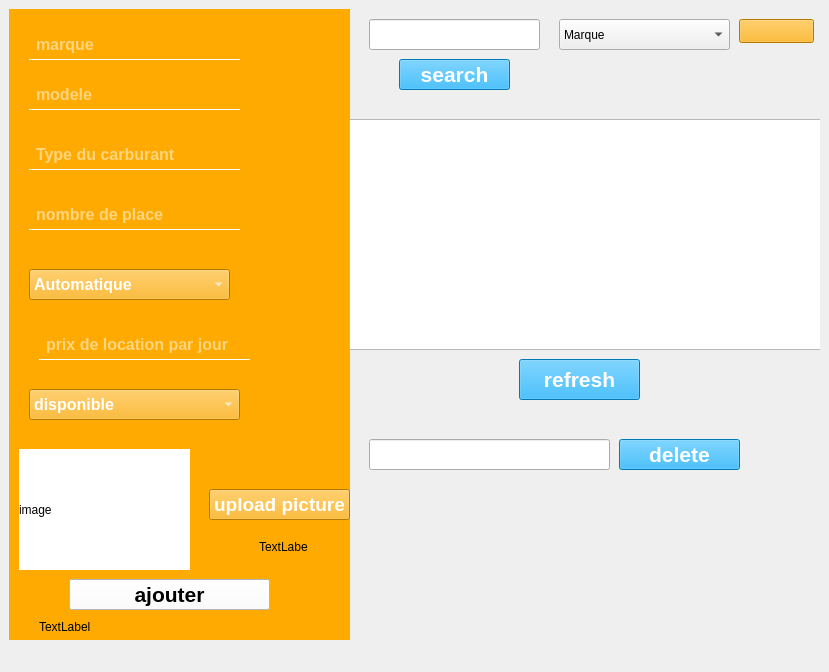
<?xml version="1.0" encoding="UTF-8"?>
<ui version="4.0">
 <class>MainWindow</class>
 <widget class="QMainWindow" name="MainWindow">
  <property name="geometry">
   <rect>
    <x>0</x>
    <y>0</y>
    <width>829</width>
    <height>672</height>
   </rect>
  </property>
  <property name="windowTitle">
   <string>MainWindow</string>
  </property>
  <widget class="QWidget" name="centralwidget">
   <property name="styleSheet">
    <string notr="true">QLineEdit{
	height:30px;
	padding-left:5px;
}

QPushButton{
	height:30px;
}</string>
   </property>
   <layout class="QHBoxLayout" name="horizontalLayout">
    <item>
     <widget class="QWidget" name="widget" native="true">
      <widget class="QWidget" name="picture" native="true">
       <property name="geometry">
        <rect>
         <x>0</x>
         <y>0</y>
         <width>341</width>
         <height>631</height>
        </rect>
       </property>
       <property name="styleSheet">
        <string notr="true">background-color: rgb(255, 170, 0);</string>
       </property>
       <widget class="QLineEdit" name="modelefield">
        <property name="geometry">
         <rect>
          <x>20</x>
          <y>70</y>
          <width>211</width>
          <height>31</height>
         </rect>
        </property>
        <property name="font">
         <font>
          <pointsize>12</pointsize>
          <weight>75</weight>
          <bold>true</bold>
         </font>
        </property>
        <property name="styleSheet">
         <string notr="true">background:transparent;
border-color: rgb(255, 255, 255);
border:none;
color:#ffffff;
border-bottom:1px solid #ffffff;
</string>
        </property>
        <property name="text">
         <string/>
        </property>
        <property name="placeholderText">
         <string>modele</string>
        </property>
       </widget>
       <widget class="QLineEdit" name="nbrfield">
        <property name="geometry">
         <rect>
          <x>20</x>
          <y>190</y>
          <width>211</width>
          <height>31</height>
         </rect>
        </property>
        <property name="font">
         <font>
          <pointsize>12</pointsize>
          <weight>75</weight>
          <bold>true</bold>
         </font>
        </property>
        <property name="styleSheet">
         <string notr="true">background:transparent;
border-color: rgb(255, 255, 255);
border:none;
color:#ffffff;
border-bottom:1px solid #ffffff;
</string>
        </property>
        <property name="text">
         <string/>
        </property>
        <property name="placeholderText">
         <string>nombre de place</string>
        </property>
       </widget>
       <widget class="QLineEdit" name="typefield">
        <property name="geometry">
         <rect>
          <x>20</x>
          <y>130</y>
          <width>211</width>
          <height>31</height>
         </rect>
        </property>
        <property name="font">
         <font>
          <pointsize>12</pointsize>
          <weight>75</weight>
          <bold>true</bold>
         </font>
        </property>
        <property name="styleSheet">
         <string notr="true">background:transparent;
border-color: rgb(255, 255, 255);
border:none;
color:#ffffff;
border-bottom:1px solid #ffffff;
</string>
        </property>
        <property name="text">
         <string/>
        </property>
        <property name="placeholderText">
         <string>Type du carburant</string>
        </property>
       </widget>
       <widget class="QLineEdit" name="prixfield">
        <property name="geometry">
         <rect>
          <x>30</x>
          <y>320</y>
          <width>211</width>
          <height>31</height>
         </rect>
        </property>
        <property name="font">
         <font>
          <pointsize>12</pointsize>
          <weight>75</weight>
          <bold>true</bold>
         </font>
        </property>
        <property name="styleSheet">
         <string notr="true">background:transparent;
border-color: rgb(255, 255, 255);
border:none;
color:#ffffff;
border-bottom:1px solid #ffffff;
</string>
        </property>
        <property name="text">
         <string/>
        </property>
        <property name="placeholderText">
         <string>prix de location par jour</string>
        </property>
       </widget>
       <widget class="QLabel" name="picture_2">
        <property name="geometry">
         <rect>
          <x>10</x>
          <y>440</y>
          <width>171</width>
          <height>121</height>
         </rect>
        </property>
        <property name="styleSheet">
         <string notr="true">color: rgb(255, 255, 255);
color: rgb(0, 0, 0);
background-color: rgb(255, 255, 255);</string>
        </property>
        <property name="text">
         <string>image</string>
        </property>
       </widget>
       <widget class="QPushButton" name="uploadpic">
        <property name="geometry">
         <rect>
          <x>200</x>
          <y>480</y>
          <width>141</width>
          <height>31</height>
         </rect>
        </property>
        <property name="font">
         <font>
          <pointsize>14</pointsize>
          <weight>75</weight>
          <bold>true</bold>
         </font>
        </property>
        <property name="styleSheet">
         <string notr="true">color: rgb(255, 255, 255);</string>
        </property>
        <property name="text">
         <string>upload picture</string>
        </property>
       </widget>
       <widget class="QPushButton" name="btnajouter">
        <property name="geometry">
         <rect>
          <x>60</x>
          <y>570</y>
          <width>201</width>
          <height>31</height>
         </rect>
        </property>
        <property name="font">
         <font>
          <pointsize>16</pointsize>
          <weight>75</weight>
          <bold>true</bold>
         </font>
        </property>
        <property name="styleSheet">
         <string notr="true">background-color: rgb(255, 255, 255);
background-color: rgb(255, 255, 255);
color: rgb(0, 0, 0);</string>
        </property>
        <property name="text">
         <string>ajouter</string>
        </property>
       </widget>
       <widget class="QLabel" name="label_3">
        <property name="geometry">
         <rect>
          <x>250</x>
          <y>530</y>
          <width>49</width>
          <height>16</height>
         </rect>
        </property>
        <property name="text">
         <string>TextLabel</string>
        </property>
       </widget>
       <widget class="QComboBox" name="transcmb">
        <property name="geometry">
         <rect>
          <x>20</x>
          <y>260</y>
          <width>201</width>
          <height>31</height>
         </rect>
        </property>
        <property name="font">
         <font>
          <pointsize>12</pointsize>
          <weight>75</weight>
          <bold>true</bold>
         </font>
        </property>
        <property name="styleSheet">
         <string notr="true">color: rgb(255, 255, 255);</string>
        </property>
        <property name="currentText">
         <string>Automatique</string>
        </property>
        <item>
         <property name="text">
          <string>Automatique</string>
         </property>
        </item>
        <item>
         <property name="text">
          <string>manuelle</string>
         </property>
        </item>
       </widget>
       <widget class="QComboBox" name="discmb">
        <property name="geometry">
         <rect>
          <x>20</x>
          <y>380</y>
          <width>211</width>
          <height>31</height>
         </rect>
        </property>
        <property name="font">
         <font>
          <pointsize>12</pointsize>
          <weight>75</weight>
          <bold>true</bold>
         </font>
        </property>
        <property name="styleSheet">
         <string notr="true">color: rgb(255, 255, 255);</string>
        </property>
        <item>
         <property name="text">
          <string>disponible</string>
         </property>
        </item>
        <item>
         <property name="text">
          <string>non disponilbe</string>
         </property>
        </item>
       </widget>
       <widget class="QLabel" name="error1">
        <property name="geometry">
         <rect>
          <x>20</x>
          <y>60</y>
          <width>221</width>
          <height>16</height>
         </rect>
        </property>
        <property name="text">
         <string/>
        </property>
       </widget>
       <widget class="QLabel" name="error2">
        <property name="geometry">
         <rect>
          <x>10</x>
          <y>110</y>
          <width>221</width>
          <height>16</height>
         </rect>
        </property>
        <property name="text">
         <string/>
        </property>
       </widget>
       <widget class="QLabel" name="error3">
        <property name="geometry">
         <rect>
          <x>10</x>
          <y>170</y>
          <width>221</width>
          <height>16</height>
         </rect>
        </property>
        <property name="text">
         <string/>
        </property>
       </widget>
       <widget class="QLabel" name="error4">
        <property name="geometry">
         <rect>
          <x>10</x>
          <y>230</y>
          <width>221</width>
          <height>16</height>
         </rect>
        </property>
        <property name="text">
         <string/>
        </property>
       </widget>
       <widget class="QLabel" name="error5">
        <property name="geometry">
         <rect>
          <x>10</x>
          <y>360</y>
          <width>221</width>
          <height>16</height>
         </rect>
        </property>
        <property name="text">
         <string/>
        </property>
       </widget>
       <widget class="QLabel" name="error">
        <property name="geometry">
         <rect>
          <x>30</x>
          <y>610</y>
          <width>221</width>
          <height>16</height>
         </rect>
        </property>
        <property name="text">
         <string>TextLabel</string>
        </property>
       </widget>
       <widget class="QLineEdit" name="marquefield">
        <property name="geometry">
         <rect>
          <x>20</x>
          <y>20</y>
          <width>211</width>
          <height>31</height>
         </rect>
        </property>
        <property name="font">
         <font>
          <pointsize>12</pointsize>
          <weight>75</weight>
          <bold>true</bold>
         </font>
        </property>
        <property name="styleSheet">
         <string notr="true">background:transparent;
border-color: rgb(255, 255, 255);
border:none;
color:#ffffff;
border-bottom:1px solid #ffffff;
</string>
        </property>
        <property name="inputMask">
         <string/>
        </property>
        <property name="text">
         <string/>
        </property>
        <property name="readOnly">
         <bool>false</bool>
        </property>
        <property name="placeholderText">
         <string>marque</string>
        </property>
       </widget>
      </widget>
      <widget class="QTableWidget" name="tableWidget">
       <property name="geometry">
        <rect>
         <x>340</x>
         <y>110</y>
         <width>491</width>
         <height>231</height>
        </rect>
       </property>
      </widget>
      <widget class="QComboBox" name="comboBox">
       <property name="geometry">
        <rect>
         <x>550</x>
         <y>10</y>
         <width>171</width>
         <height>31</height>
        </rect>
       </property>
       <item>
        <property name="text">
         <string>Marque</string>
        </property>
       </item>
       <item>
        <property name="text">
         <string>Type de carburant</string>
        </property>
       </item>
       <item>
        <property name="text">
         <string>Nombre de place</string>
        </property>
       </item>
       <item>
        <property name="text">
         <string>Transmission</string>
        </property>
       </item>
       <item>
        <property name="text">
         <string>Prix de location par jour</string>
        </property>
       </item>
      </widget>
      <widget class="QPushButton" name="searchbtn">
       <property name="geometry">
        <rect>
         <x>390</x>
         <y>50</y>
         <width>111</width>
         <height>31</height>
        </rect>
       </property>
       <property name="font">
        <font>
         <pointsize>16</pointsize>
         <weight>75</weight>
         <bold>true</bold>
        </font>
       </property>
       <property name="styleSheet">
        <string notr="true">background-color: rgb(0, 170, 255);
color: rgb(255, 255, 255);</string>
       </property>
       <property name="text">
        <string>search</string>
       </property>
      </widget>
      <widget class="QLineEdit" name="searchfield">
       <property name="geometry">
        <rect>
         <x>360</x>
         <y>10</y>
         <width>171</width>
         <height>31</height>
        </rect>
       </property>
      </widget>
      <widget class="QPushButton" name="deletebtn">
       <property name="geometry">
        <rect>
         <x>610</x>
         <y>430</y>
         <width>121</width>
         <height>31</height>
        </rect>
       </property>
       <property name="font">
        <font>
         <pointsize>16</pointsize>
         <weight>75</weight>
         <bold>true</bold>
        </font>
       </property>
       <property name="styleSheet">
        <string notr="true">background-color: rgb(0, 170, 255);
color: rgb(255, 255, 255);</string>
       </property>
       <property name="text">
        <string>delete</string>
       </property>
      </widget>
      <widget class="QPushButton" name="retourbtn">
       <property name="geometry">
        <rect>
         <x>730</x>
         <y>10</y>
         <width>75</width>
         <height>24</height>
        </rect>
       </property>
       <property name="styleSheet">
        <string notr="true">background-color: rgb(255, 170, 0);</string>
       </property>
       <property name="text">
        <string/>
       </property>
       <property name="icon">
        <iconset>
         <normaloff>icons8-flèche-gauche-52.png</normaloff>icons8-flèche-gauche-52.png</iconset>
       </property>
      </widget>
      <widget class="QPushButton" name="btnrefresh">
       <property name="geometry">
        <rect>
         <x>510</x>
         <y>350</y>
         <width>121</width>
         <height>41</height>
        </rect>
       </property>
       <property name="font">
        <font>
         <pointsize>16</pointsize>
         <weight>75</weight>
         <bold>true</bold>
        </font>
       </property>
       <property name="styleSheet">
        <string notr="true">color: rgb(255, 255, 255);
background-color: rgb(0, 170, 255);</string>
       </property>
       <property name="text">
        <string>refresh</string>
       </property>
      </widget>
      <widget class="QLineEdit" name="deletefield">
       <property name="geometry">
        <rect>
         <x>360</x>
         <y>430</y>
         <width>241</width>
         <height>31</height>
        </rect>
       </property>
      </widget>
     </widget>
    </item>
   </layout>
  </widget>
 </widget>
 <resources/>
 <connections/>
</ui>
